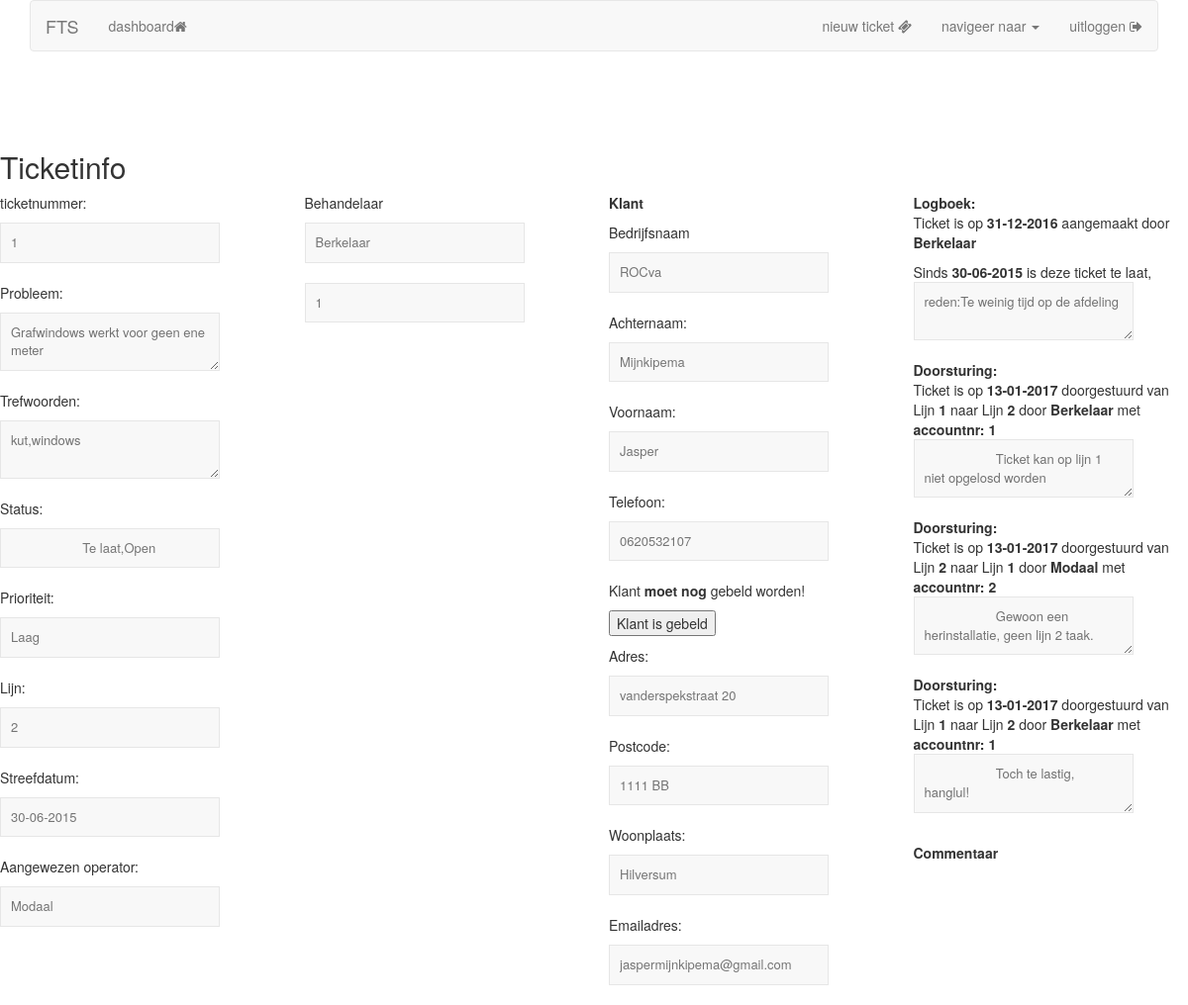
Screenshot of /acties/leesTicket.php?ticket=1 with the database file from the repository.
### tables this page shows
CREATE TABLE `ticket` (
  `ticketId` int(10) NOT NULL,
  `inBehandeling` tinyint(1) NOT NULL,
  `probleem` text NOT NULL,
  `trefwoorden` text NOT NULL,
  `prioriteit` int(10) NOT NULL,
  `aantalXterug` int(10) NOT NULL,
  `terugstuurLock` tinyint(1) NOT NULL,
  `lijnNr` int(10) NOT NULL,
  `datumAanmaak` date NOT NULL,
  `nogBellen` tinyint(1) NOT NULL,
  `streefdatum` date DEFAULT NULL,
  `redenTeLaat` text,
  `klantTevreden` tinyint(1) NOT NULL,
  `fstAccountNr` int(10) NOT NULL,
  `aangewAccountNr` int(10) NOT NULL,
  `klantId` int(10) NOT NULL,
  `subCategorieId` int(10) NOT NULL,
  `binnenkomstId` int(10) NOT NULL,
  `vVLaptopTypeId` int(10) NOT NULL,
  `besturingssysteemId` int(10) NOT NULL
);

CREATE TABLE `account` (
  `accountNr` int(10) NOT NULL,
  `lijnNr` int(10) NOT NULL,
  `isAdmin` tinyint(1) NOT NULL,
  `schoolKlasId` varchar(30) NOT NULL,
  `naam` varchar(30) NOT NULL,
  `achterNaam` varchar(30) NOT NULL,
  `actief` tinyint(1) NOT NULL,
  `laasteKeerIngelogd` date NOT NULL,
  `magInloggen` tinyint(1) NOT NULL,
  `vestigingId` int(10) NOT NULL,
  `gebruikersNaam` varchar(50) NOT NULL,
  `wachtwoord` varchar(60) NOT NULL,
  `klantId` int(10) NOT NULL
);

CREATE TABLE `klant` (
  `klantId` int(10) NOT NULL,
  `klantAchternaam` varchar(30) NOT NULL,
  `klantNaam` varchar(30) NOT NULL,
  `klantTel` varchar(15) NOT NULL,
  `klantAdres` varchar(50) NOT NULL,
  `klantPostc` varchar(30) NOT NULL,
  `klantStad` varchar(30) NOT NULL,
  `klantEmail` varchar(50) NOT NULL,
  `instantieId` int(10) NOT NULL,
  `bedrijfsId` int(10) NOT NULL
);

CREATE TABLE `bedrijf` (
  `bedrijfsId` int(10) NOT NULL,
  `naam` varchar(20) NOT NULL,
  `website` text NOT NULL,
  `kvkNr` int(20) NOT NULL,
  `btwNr` int(20) NOT NULL,
  `adres` varchar(50) NOT NULL,
  `stad` varchar(30) NOT NULL,
  `postC` varchar(10) NOT NULL,
  `tel` varchar(15) NOT NULL
);

CREATE TABLE `doorsturing` (
  `doorstuurId` int(10) NOT NULL,
  `vanLijn` int(10) NOT NULL,
  `naarLijn` int(10) NOT NULL,
  `opmerking` text NOT NULL,
  `accountNr` int(10) NOT NULL,
  `datum` date NOT NULL,
  `ticketId` int(10) NOT NULL
);

### functies.php (called while the page is built, shortened)
<?php
function verbinddatabase() {
$servernaam = "localhost";
$username = "root";
$password = "Admin01!";
$database = "ftsPrimair";
$connectie = new mysqli($servernaam, $username, $password, $database);
if ($connectie->connect_error) {
    die("Verbindingsfout!: " . $connectie->connect_error);
    echo "Pas op! Geen databaseconnectie!";
} else {
    return $connectie;
}}
function leesAccountAchterNaam($accountNr){
    $connectie = verbinddatabase();
    $leesAccountQuery = "SELECT achterNaam FROM account WHERE accountNr = '$accountNr'";
        $leesAccountUitkomst = $connectie->query($leesAccountQuery);
   $account = $leesAccountUitkomst->fetch_assoc();
   return $account['achterNaam'];
}
function datumOmzet($datum){
    $DateTime = new DateTime($datum);
    return $DateTime->format('d-m-Y');
}
function overDatum($eindDatum){
    $datum = date("Y-m-d");
    if(strtotime($datum) > strtotime($eindDatum)){
            return TRUE;
        } else {
            return FALSE;
        }
}
function prioriteitOmzet ($prioriteitINT){
    switch($prioriteitINT){
        case "1":
            return "Laag";
    }
}
function leesBedrijfsNaam($bedrijfsId){
    $connectie = verbinddatabase();
    $bedrijfsQuery = "SELECT naam FROM bedrijf WHERE bedrijfsId = '$bedrijfsId'";
    $bedrijfsUitkomst = $connectie->query($bedrijfsQuery);
    $bedrijf = $bedrijfsUitkomst->fetch_assoc();
    return $bedrijf['naam'];
}

### acties/leesTicket.php (the view, shortened to what this page needs)
<?php
    require_once '../header.php';
    require_once '../functies.php';
    $connectie = verbinddatabase();
    $opgelost = FALSE;
    $status = "Open";
    if (is_numeric($_GET['ticket'])) {
        $ticketId = $_GET['ticket'];
    }
    $ticketQuery = "SELECT * FROM ticket WHERE ticketId = '$ticketId'";
        $ticketUitkomst = $connectie->query($ticketQuery);
        $ticket = $ticketUitkomst->fetch_assoc();
    $doorstuurLogQuery = "SELECT * FROM doorsturing WHERE ticketId = '$ticketId'";
        $doorstuurLogUitkomst = $connectie->query($doorstuurLogQuery);
    $klantId = $ticket['klantId'];
        $klantQuery ="SELECT * FROM klant WHERE klantId = '$klantId'";
        $klantUitkomst = $connectie->query($klantQuery);
        $klant = $klantUitkomst->fetch_assoc();
    if(overDatum($ticket['streefdatum'])){
        $overDatum = TRUE;
        $status = '
                    Te laat,';
        if (!$opgelost){
            $status .= 'Open';
        } else {
            $status .= 'Gesloten';
        }
        if ($ticket['redenTeLaat'] === NULL){
            $status .= '
                        <form action="leesTicket.php?ticket='. $ticket['ticketId'] .'"method="POST">
                            <input type="text" name="redenTekst" value="Reden ticket te laat" maxlength="70" required>
                            <button name="reden" type="redenSubmit" value="lijnDwn">Bevestig</button>';
        }
    }
    echo '
        <!DOCTYPE html>
        <html>
        <head>
        <title>Ticket Informatie FTS</title>
        <script src="//cdn.tinymce.com/4/tinymce.min.js"></script>
        <script>
            tinymce.init({
                    selector: "#mce",
                    menubar: false,
                    readonly : 1
                });
        </script>
        </head>
        <body>
        <h2> Ticketinfo </h2>
<div class="inner contact">
                <div class="contact-form">
<div class="grid">
<div class="row">
<div class="col-sm-3 wow animated slideInLeft" data-wow-delay=".5s">
         <p>ticketnummer: </p><input class="form" type="text" disabled="disabled" placeholder="'. $ticketId . '"/>
        <p>Probleem: </p><textarea class="form" id="mce" disabled="disabled">'.$ticket['probleem'].'</textarea>
        <p>Trefwoorden: </p><textarea class="form" disabled="disabled">' .$ticket['trefwoorden'].'</textarea>
        <p> Status: </p><input type="text" class="form" disabled="disabled" placeholder="' .$status. '"/>
        <p> Prioriteit: </p><input type="text" class="form" disabled="disabled" placeholder="'.prioriteitOmzet($ticket['prioriteit']).'"/>
        <p>Lijn: </p><input type="text" class="form" disabled="disabled" placeholder="'.$ticket['lijnNr'].'"/>
        <p> Streefdatum: </p><input type="text" class="form" disabled="disabled" placeholder="'.datumOmzet($ticket['streefdatum']).'"/>'
            ;
    if($ticket['aangewAccountNr'] > 0){
                $aangewAccountNr = $ticket['aangewAccountNr'];
                echo'
                <p> Aangewezen operator: </p> <input class="form" type="text" disabled="disabled" placeholder="'.leesAccountAchterNaam($aangewAccountNr).'"/> </div>';
            }else {
            echo '</div>';}
    if($ticket['vVLaptopTypeId'] > 0){
        $typeId = $ticket['vVLaptopTypeId'];
        $typeQuery = "SELECT * FROM veelVoorkomendeLaptopTypes WHERE vVLaptopTypeId = '$typeId'";
        if(!$typeUitkomst = $connectie->query($typeQuery)){
            echo "Type query mislukt..." . mysqli_error($connectie);
        }
        $type = $typeUitkomst->fetch_assoc();
        $merkId = $type['vVLaptopMerkId'];
        $typeOm = $type['vVLaptopTypeOm'];
        $merkQuery = "SELECT vVLaptopMerkOm FROM veelVoorkomendelaptopMerken WHERE vVLaptopMerkId = '$merkId'";
        if(!$merkUitkomst = $connectie->query($merkQuery)){
            echo "Merk query mislukt..." . mysqli_error($connectie);
        }
        $merk = $merkUitkomst->fetch_assoc();
        $merkOm = $merk['vVLaptopMerkOm'];
        echo '
            <div class="col-sm-3 wow animated slideInLeft" data-wow-delay=".5s">
            <p> Laptop: </p>
            Merk:<input type="text" class="form" disabled="disabled" placeholder="'.$merkOm.'"/><br>
            Type:<input type="text" class="form" disabled="disabled" placeholder="'.$typeOm.'"/>';
    }else{echo'<div class="col-sm-3 wow animated slideInLeft" data-wow-delay=".5s">';}
    if($ticket['lijnNr'] === $_SESSION['lijnNr'] or $_SESSION['isAdmin'] === "1"){
        echo '
            <p><strong> Doorsturen: </strong></p>
            <form action="leesTicket.php?ticket='. $ticket['ticketId'] .'"method="POST">
            <textarea class="form" placeholder="reden doorsturing" name="opmerking" value="Reden doorsturing" maxlength="70" required></textarea><br>
            ';
        if($ticket['lijnNr'] > 1 && $ticket['lijnNr'] <= 3) {
            echo '
                <button name="lijnDwn" type="submit" value="lijnDwn">Lijnomlaag</button> ';
            }
        if($ticket['lijnNr'] < 3) {
            echo '
                <button name="lijnUp" type="submit" value="lijnUp">Lijnomhoog</button> ';
            }
            echo'
                </form>';
    } else {
        echo'
        <p> Behandelaar </p>
        <input type="text" class="form" disabled="disabled" placeholder="'.leesAccountAchterNaam($ticket['fstAccountNr']).'"/>
        <input type="text" class="form" disabled="disabled" placeholder="'.$ticket['fstAccountNr'].'"/>';
    }
    echo '</div>';
    echo '<div class="col-sm-3 wow animated slideInLeft" data-wow-delay=".5s"><p><strong> Klant </strong></p>';
    if($klant['bedrijfsId'] > 0){
        echo '<p> Bedrijfsnaam </p><input class="form" type="text" disabled="disabled" placeholder="'.leesBedrijfsNaam($klant["bedrijfsId"]).'"/>';
    }
        echo '
        <p> Achternaam: </p> <input type="text" class="form" disabled="disabled" placeholder="'.$klant['klantAchternaam'].'"/>
        <p> Voornaam: </p> <input type="text" class="form" disabled="disabled" placeholder="'.$klant['klantNaam'].'"/>
        <p> Telefoon: </p> <input type="text" class="form" disabled="disabled" placeholder="'.$klant['klantTel'].'"/>';
        echo '<form action="leesTicket.php?ticket='. $ticket['ticketId'] .'" method="POST">';
        if($ticket['nogBellen'] === "1"){
            echo '<p>Klant <strong>moet nog</strong> gebeld worden! <p>
                <button name="nogBellen" type="submit" value="0">Klant is gebeld</button>';
        } else {
            echo '
                <p>Klant <strong>hoeft niet</strong> gebeld te worden <br>
                <button name="nogBellen" type="submit" value="1">Klant moet gebeld worden</button>
                </form>
                ';
        }
        echo'
        <p> Adres: </p> <input type="text" class="form" disabled="disabled" placeholder="'.$klant['klantAdres'].'"/>
        <p> Postcode: </p> <input type="text" class="form" disabled="disabled" placeholder="'.$klant['klantPostc'].'"/>
        <p> Woonplaats: </p> <input type="text" class="form" disabled="disabled" placeholder="'.$klant['klantStad'].'"/>
        <p> Emailadres: </p> <input type="text" class="form" disabled="disabled" placeholder="'.$klant['klantEmail'].'"/></div>
<div class="col-sm-3 wow animated slideInLeft" data-wow-delay=".5s">
        <p><strong> Logboek: </strong><br>
        Ticket is op <strong>'.datumOmzet($ticket['datumAanmaak']).'</strong> aangemaakt door <strong>'.leesAccountAchterNaam($ticket['fstAccountNr']).'</strong><p>';
        if($overDatum){
            echo'
                Sinds <strong>'.datumOmzet($ticket['streefdatum']).'</strong> is deze ticket te laat,<br>';
            if($ticket['redenTeLaat'] === ""){
                echo '
                    <strong>Reden nog niet ingevuld</strong><br>';
            } else {
                echo '<textarea class="form" disabled="disabled">reden:'.$ticket['redenTeLaat'].'</textarea>';
            }
        }
        while($doorstuurLog = $doorstuurLogUitkomst->fetch_assoc()){
            echo '<br><strong>Doorsturing:</strong><br>'
            . 'Ticket is op <strong>'.datumOmzet($doorstuurLog['datum']).'</strong> doorgestuurd
                    van Lijn <strong>'.$doorstuurLog['vanLijn'].'</strong>
                    naar Lijn <strong>'.$doorstuurLog['naarLijn'].'</strong>
                    door <strong>'.leesAccountAchterNaam($doorstuurLog['accountNr']).'</strong>
                    met <strong>accountnr: '.$doorstuurLog['accountNr'].
                    '</strong><textarea class="form" disabled="disabled">
                    '.$doorstuurLog["opmerking"].'</textarea>';
        }
        echo '<strong><p> Commentaar </p></strong>';
                echo'</div></div></div></div> ';
?>

### header.php (shortened to what this page needs)
<html>
<head>
  <link rel="stylesheet" href="/ticketsysteem/styles.css" type="text/css">
   <link rel="stylesheet" href="https://maxcdn.bootstrapcdn.com/font-awesome/4.5.0/css/font-awesome.min.css">
  <link rel="stylesheet" type="text/css" href="/ticketsysteem/styles/css/bootstrap.css">
     <link rel="stylesheet" href="http://code.jquery.com/ui/1.12.1/themes/base/jquery-ui.css">
 <link rel="stylesheet" href="https://maxcdn.bootstrapcdn.com/bootstrap/3.3.0/css/bootstrap.min.css">
</head>
<body>
<div class="container">
  <nav class="navbar navbar-default">
    <div class="navbar-header">
		<a class="navbar-brand" href="#">FTS</a>
	</div>
	<div class="collapse navbar-collapse js-navbar-collapse">
		<ul class="nav navbar-nav">
            <li class="achter">
    			<a href="/ticketsysteem/index.php">dashboard<i class="fa fa-home"></i>	</a>
			</li>
		</ul>
        <ul class="nav navbar-nav navbar-right">
                        <li class="achter">
                <a href="/ticketsysteem/acties/nieuwTicketDash.php">nieuw ticket <i class="fa fa-ticket"></i></a>
            </li>
        <li class="dropdown">
          <a href="#" class="dropdown-toggle" data-toggle="dropdown" role="button" aria-expanded="false">navigeer naar <span class="caret"></span></a>
        </li>
        <li class="achter"><a href="/ticketsysteem/acties/uitloggen.php">uitloggen <i class="fa fa-sign-out"></i></a></li>
      </ul>
	</div>
  </nav>
</div>
 <br><br><br>
</body>
  </html>

### styles.css (style rules this page uses)
body { font-family: 'Open Sans', 'sans-serif'; width: 100%; height:100% }
body { width:100% }
.form { width: 80%; padding: 10px; background:#f8f8f8; border:1px solid rgba(0, 0, 0, 0.075); margin-bottom:20px; color:#727272 !important; font-size:13px; -webkit-transition: all 0.4s; -moz-transition: all 0.4s; transition: all 0.4s; }
input { position: relative; }

### rows the page displays
ticket: probleem "Grafwindows werkt voor geen ene meter", trefwoorden "kut,windows", redenTeLaat "Te laat,Open", prioriteit "Laag", lijnNr "2", streefdatum "30-06-2015", aangewAccountNr.achterNaam "Modaal", fstAccountNr.achterNaam "Berkelaar", fstAccountNr "1", datumAanmaak "31-12-2016", redenTeLaat "reden:Te weinig tijd op de afdeling"
klant: bedrijfsId.naam "ROCva", klantAchternaam "Mijnkipema", klantNaam "Jasper", klantTel "0620532107", klantAdres "vanderspekstraat 20", klantPostc "1111 BB", klantStad "Hilversum", klantEmail "jaspermijnkipema@gmail.com"
doorsturing: datum "13-01-2017", vanLijn "1", naarLijn "2", accountNr.achterNaam "Berkelaar", accountNr "1", opmerking "Ticket kan op lijn 1 niet opgelosd worden"
doorsturing: datum "13-01-2017", vanLijn "2", naarLijn "1", accountNr.achterNaam "Modaal", accountNr "2", opmerking "Gewoon een herinstallatie, geen lijn 2 taak."
doorsturing: datum "13-01-2017", vanLijn "1", naarLijn "2", accountNr.achterNaam "Berkelaar", accountNr "1", opmerking "Toch te lastig, hanglul!"
